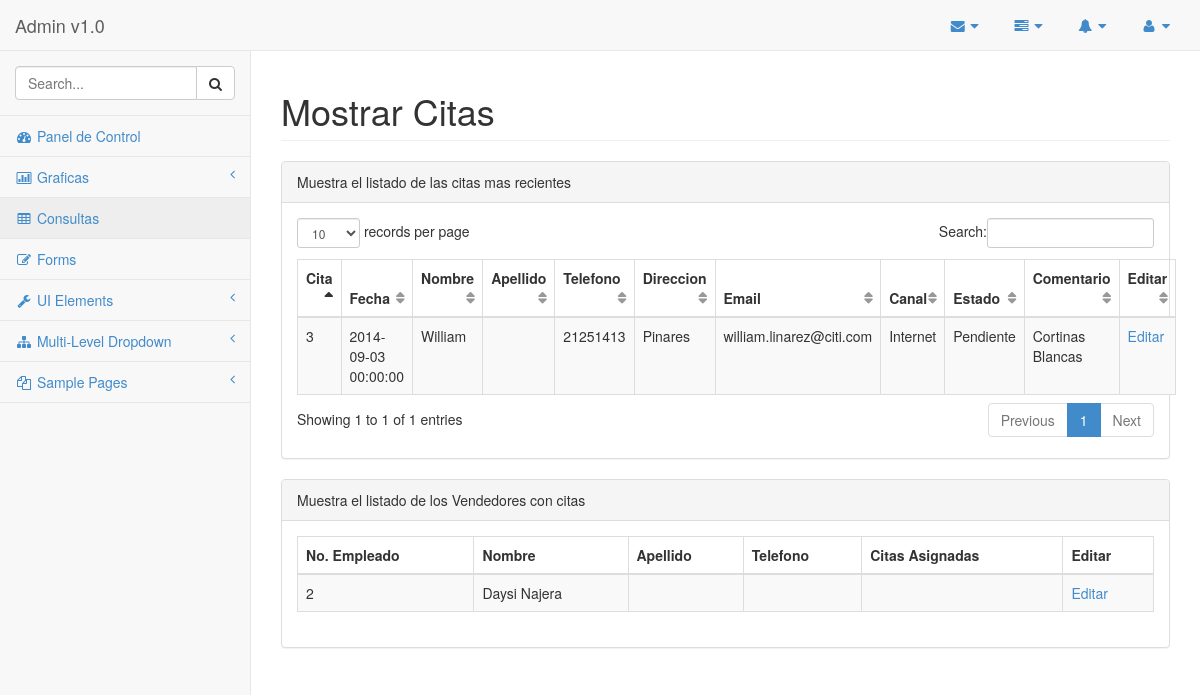
Page /ver_pedidos.php on the earlier database version.
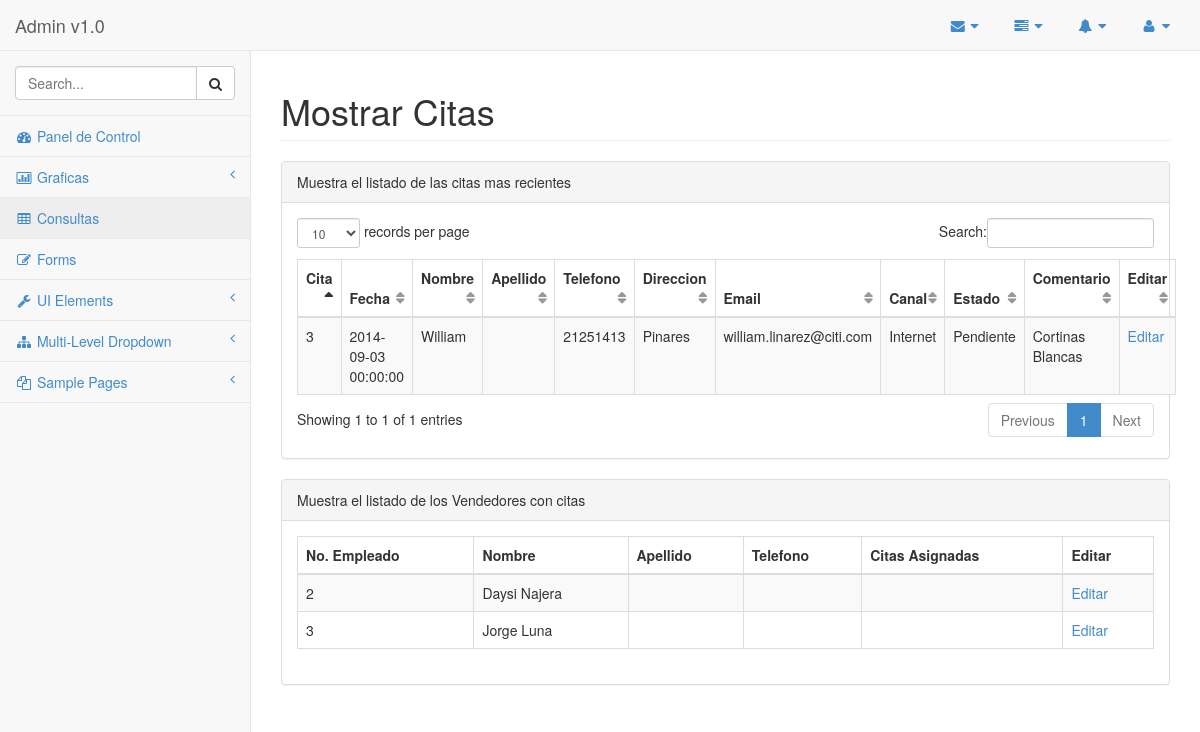
Same page on the later database version.
### tables this page shows
CREATE TABLE IF NOT EXISTS `cita` (
  `id_cita` int(11) NOT NULL,
  `fecha_creacion` datetime NOT NULL,
  `fecha_programada` datetime DEFAULT NULL,
  `hora` timestamp NULL DEFAULT NULL,
  `nombre` varchar(64) NOT NULL,
  `apellido` varchar(64) NOT NULL,
  `telefono` varchar(10) NOT NULL,
  `direccion` varchar(64) NOT NULL,
  `email` varchar(64) NOT NULL,
  `id_canal` int(11) NOT NULL,
  `id_estado` int(11) NOT NULL,
  `comentario` varchar(250) DEFAULT NULL,
  `id_empleado` int(11) NOT NULL DEFAULT '1',
  PRIMARY KEY (`id_cita`)
);

CREATE TABLE IF NOT EXISTS `canal` (
  `id_canal` int(11) NOT NULL,
  `descripcion` varchar(45) NOT NULL,
  PRIMARY KEY (`id_canal`)
);

CREATE TABLE IF NOT EXISTS `cita_estado` (
  `id_citaest` int(11) NOT NULL,
  `valor` varchar(25) NOT NULL,
  PRIMARY KEY (`id_citaest`)
);

CREATE TABLE IF NOT EXISTS `empleado` (
  `id_empleado` int(11) NOT NULL,
  `nombre` varchar(30) NOT NULL,
  `apellido` varchar(30) NOT NULL,
  `telefono` varchar(10) NOT NULL,
  `fecha_creacion` datetime NOT NULL,
  `id_cargo` int(11) NOT NULL,
  `codigo_emp` varchar(9) NOT NULL,
  PRIMARY KEY (`id_empleado`),
  UNIQUE KEY `codigo_emp` (`codigo_emp`)
);

### clases/cita.class.php (called while the page is built, shortened)
<?php
    class cita{
		public function mostrar(){
        $query="SELECT cita.`id_cita`,
						`fecha_creacion`,
						`nombre`,
						`telefono`,
						`direccion`,
						`email`,
						canal.`descripcion`,
						cita_estado.`valor`,
						`comentario`
						FROM `cita`
						INNER JOIN  `canal` ON `cita`.id_canal = `canal`.id_canal
						INNER JOIN  `cita_estado` ON `cita`.id_estado = `cita_estado`.id_citaest
						where id_empleado=1
						";
        $rs=mysql_query($query);
        $array=array();
        while($fila=mysql_fetch_assoc($rs)){
          $array[]=$fila;
        }
             return $array;
        }
}
?>

### clases/empleado.class.php (called while the page is built, shortened)
<?php
    class empleado{
		public function mostrar(){
        $query="SELECT id_empleado, concat(`nombre`,' ',`apellido`) as nombre
				FROM empleado
				WHERE id_cargo =3";
        $rs=mysql_query($query);
        $array=array();
        while($fila=mysql_fetch_assoc($rs)){
          $array[]=$fila;
        }
             return $array;
        }
}
?>

### ver_pedidos.php (the view, shortened to what this page needs)
<?php
$cit=new cita();
$emp=new empleado();
?>
<!DOCTYPE html>
<html lang="en">
<head>
    <link href="css/bootstrap.min.css" rel="stylesheet">
    <link href="css/plugins/metisMenu/metisMenu.min.css" rel="stylesheet">
    <link href="css/plugins/dataTables.bootstrap.css" rel="stylesheet">
    <link href="css/sb-admin-2.css" rel="stylesheet">
    <link href="font-awesome-4.1.0/css/font-awesome.min.css" rel="stylesheet" type="text/css">
</head>
<body>
    <div id="wrapper">
        <nav class="navbar navbar-default navbar-static-top" role="navigation" style="margin-bottom: 0">
            <div class="navbar-header">
                <a class="navbar-brand" href="index.html">Admin v1.0</a>
            </div>
            <ul class="nav navbar-top-links navbar-right">
                <li class="dropdown">
                    <a class="dropdown-toggle" data-toggle="dropdown" href="#">
                        <i class="fa fa-envelope fa-fw"></i>  <i class="fa fa-caret-down"></i>
                    </a>
                </li>
                <li class="dropdown">
                    <a class="dropdown-toggle" data-toggle="dropdown" href="#">
                        <i class="fa fa-tasks fa-fw"></i>  <i class="fa fa-caret-down"></i>
                    </a>
                </li>
                <li class="dropdown">
                    <a class="dropdown-toggle" data-toggle="dropdown" href="#">
                        <i class="fa fa-bell fa-fw"></i>  <i class="fa fa-caret-down"></i>
                    </a>
                </li>
                <li class="dropdown">
                    <a class="dropdown-toggle" data-toggle="dropdown" href="#">
                        <i class="fa fa-user fa-fw"></i>  <i class="fa fa-caret-down"></i>
                    </a>
                </li>
            </ul>
            <div class="navbar-default sidebar" role="navigation">
                <div class="sidebar-nav navbar-collapse">
                    <ul class="nav" id="side-menu">
                        <li class="sidebar-search">
                            <div class="input-group custom-search-form">
                                <input type="text" class="form-control" placeholder="Search...">
                                <span class="input-group-btn">
                                <button class="btn btn-default" type="button">
                                    <i class="fa fa-search"></i>
                                </button>
                            </span>
                            </div>
                        </li>
                        <li>
                            <a href="index.html"><i class="fa fa-dashboard fa-fw"></i> Panel de Control</a>
                        </li>
                        <li>
                            <a href="#"><i class="fa fa-bar-chart-o fa-fw"></i> Graficas<span class="fa arrow"></span></a>
                        </li>
                        <li>
                            <a class="active" href="ver_pedidos.php"><i class="fa fa-table fa-fw"></i> Consultas</a>
                        </li>
                        <li>
                            <a href="forms.html"><i class="fa fa-edit fa-fw"></i> Forms</a>
                        </li>
                        <li>
                            <a href="#"><i class="fa fa-wrench fa-fw"></i> UI Elements<span class="fa arrow"></span></a>
                        </li>
                        <li>
                            <a href="#"><i class="fa fa-sitemap fa-fw"></i> Multi-Level Dropdown<span class="fa arrow"></span></a>
                        </li>
                        <li>
                            <a href="#"><i class="fa fa-files-o fa-fw"></i> Sample Pages<span class="fa arrow"></span></a>
                        </li>
                    </ul>
                </div>
            </div>
        </nav>
        <div id="page-wrapper">
            <div class="row">
                <div class="col-lg-12">
                    <h1 class="page-header">Mostrar Citas</h1>
                </div>
            </div>
            <div class="row">
                <div class="col-lg-12">
                    <div class="panel panel-default">
                        <div class="panel-heading">
                            Muestra el listado de las citas mas recientes
                        </div>
                        <div class="panel-body">
                            <div class="table-responsive">
                                <table class="table table-striped table-bordered table-hover" id="dataTables-example">
                                    <thead>
                                        <tr>
                                            <th>Cita</th>
											<th>Fecha</th>
											<th>Nombre</th>
											<th>Apellido</th>
											<th>Telefono</th>
                                            <th>Direccion</th>
                                            <th>Email</th>
                                            <th>Canal</th>
                                            <th>Estado</th>
											<th>Comentario</th>
											<th>Editar</th>
                                        </tr>
                                    </thead>
                                    <tbody>
									<?php
									$rcitas=$cit->mostrar();
									foreach($rcitas as $ci){
									echo "
										<tr>
											<td>{$ci['id_cita']}</td>
											<td>{$ci['fecha_creacion']}</td>
											<td>{$ci['nombre']}</td>
											<td>{$ci['apellido']}</td>
											<td>{$ci['telefono']}</td>
											<td>{$ci['direccion']}</td>
											<td>{$ci['email']}</td>
											<td>{$ci['descripcion']}</td>
											<td>{$ci['valor']}</td>
											<td>{$ci['comentario']}</td>
											<td><a href='actualizar.php?id=".$ci['id_cita']."'>Editar</a></td>
										</tr>";
									}
									?>
                                    </tbody>
                                </table>
                            </div>
                        </div>
                    </div>
                </div>
            </div>
			<div class="row">
                <div class="col-lg-12">
                    <div class="panel panel-default">
                        <div class="panel-heading">
                            Muestra el listado de los Vendedores con citas
                        </div>
                        <div class="panel-body">
                            <div class="table-responsive">
                                <table class="table table-striped table-bordered table-hover" id="dataTables-example">
                                    <thead>
                                        <tr>
                                            <th>No. Empleado</th>
											<th>Nombre</th>
											<th>Apellido</th>
											<th>Telefono</th>
                                            <th>Citas Asignadas</th>
											<th>Editar</th>
                                        </tr>
                                    </thead>
                                    <tbody>
									<?php
									$remp=$emp->mostrar();
									foreach($remp as $re){
									echo "
										<tr>
											<td>{$re['id_empleado']}</td>
											<td>{$re['nombre']}</td>
											<td>{$re['apellido']}</td>
											<td>{$re['telefono']}</td>
											<td>{$re['cita']}</td>
											<td><a href='actualizar.php?id=".$ci['id_cita']."'>Editar</a></td>
										</tr>";
									}
									?>
                                    </tbody>
                                </table>
                            </div>
                        </div>
                    </div>
                </div>
            </div>
        </div>
    </div>
</body>
</html>

### css/sb-admin-2.css (style rules this page uses)
body { background-color: #f8f8f8; }
#wrapper { width: 100%; }
#page-wrapper { padding: 0 15px; min-height: 568px; background-color: #fff; }
@media (min-width:768px) { #page-wrapper { position: inherit; margin: 0 0 0 250px; padding: 0 30px; border-left: 1px solid #e7e7e7; } }
.navbar-top-links li { display: inline-block; }
.navbar-top-links li:last-child { margin-right: 15px; }
.navbar-top-links li a { padding: 15px; min-height: 50px; }
.sidebar .sidebar-nav.navbar-collapse { padding-right: 0; padding-left: 0; }
.sidebar .sidebar-search { padding: 15px; }
.sidebar ul li { border-bottom: 1px solid #e7e7e7; }
.sidebar ul li a.active { background-color: #eee; }
.sidebar .arrow { float: right; }
.sidebar .fa.arrow:before { content: "\f104"; }
@media (min-width:768px) { .sidebar { z-index: 1; position: absolute; width: 250px; margin-top: 51px; } }
table.dataTable thead .sorting, table.dataTable thead .sorting_asc, table.dataTable thead .sorting_desc, table.dataTable thead .sorting_asc_disabled, table.dataTable thead .sorting_desc_disabled { background: 0 0; }
table.dataTable thead .sorting_asc:after { content: "\f0de"; float: right; font-family: fontawesome; }
table.dataTable thead .sorting:after { content: "\f0dc"; float: right; font-family: fontawesome; color: rgba(50,50,50,.5); }

Differences in the rows shown:
now on this page (row edited): empleado: id_empleado "3", nombre "Jorge Luna"
